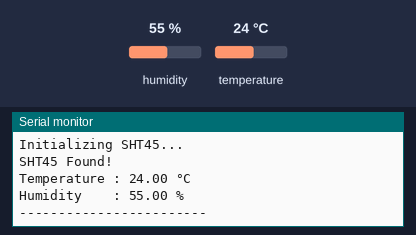
Recording of a sketch running on a simulated ESP32. On the bench: the last lines printed to the serial monitor. The inputs (shaded band) are chosen by the test bench; at power-on: humidity 55 %, temperature 24 °C.

Above: at 2.2 s.
2.3 s: humidity set to 22 %
At 3.6 s:
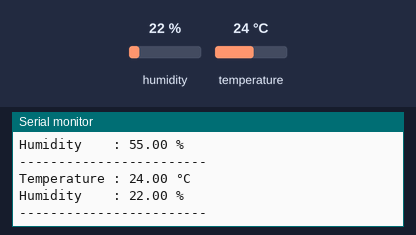
5.1 s: temperature set to 12 °C
At 5.7 s:
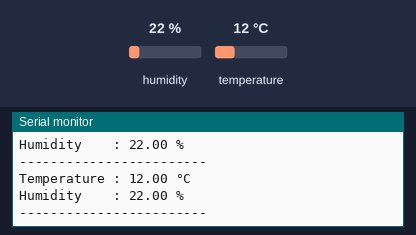
7.9 s: humidity set to 40 %
At 9.9 s:
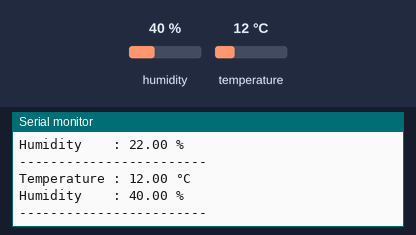
Timing chart, 0 to 11.4 s (numbered marks = the images above; inputs shaded):
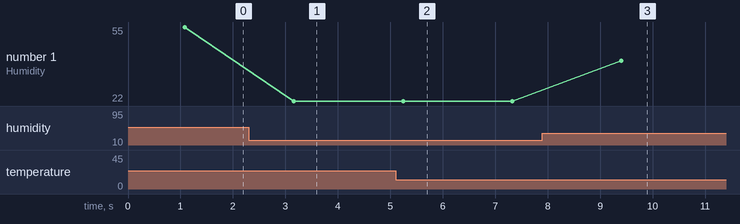

Measured:
- after the input at 2.3 s, the serial monitor: prints a new line after 0.86 s (image 1)
- after the input at 5.1 s, the serial monitor: prints a new line after 0.14 s (image 2)
- after the input at 7.9 s, the serial monitor: prints a new line after 1.5 s (image 3)
- plotted number 1: 55 → 22 after the input at 2.3 s, 22 → 40 after the input at 7.9 s

The sketch:

SHT4x.ino
```cpp
#include <Wire.h>
#include <Adafruit_SHT4x.h>

#define SDA_PIN 8
#define SCL_PIN 9

Adafruit_SHT4x sht4 = Adafruit_SHT4x();

void setup() {
  Serial.begin(115200);
  delay(1000);

  // Initialize I2C
  Wire.begin(SDA_PIN, SCL_PIN);

  Serial.println("Initializing SHT45...");

  if (!sht4.begin(&Wire)) {
    Serial.println("Could not find SHT45 sensor!");
    while (1) {
      delay(10);
    }
  }

  Serial.println("SHT45 Found!");

  // Optional settings
  sht4.setPrecision(SHT4X_HIGH_PRECISION);
  sht4.setHeater(SHT4X_NO_HEATER);
}

void loop() {

  sensors_event_t humidity, temperature;

  if (!sht4.getEvent(&humidity, &temperature)) {
    Serial.println("Failed to read sensor");
    delay(1000);
    return;
  }

  Serial.print("Temperature : ");
  Serial.print(temperature.temperature);
  Serial.println(" °C");

  Serial.print("Humidity    : ");
  Serial.print(humidity.relative_humidity);
  Serial.println(" %");

  Serial.println("------------------------");

  delay(2000);
}
```
